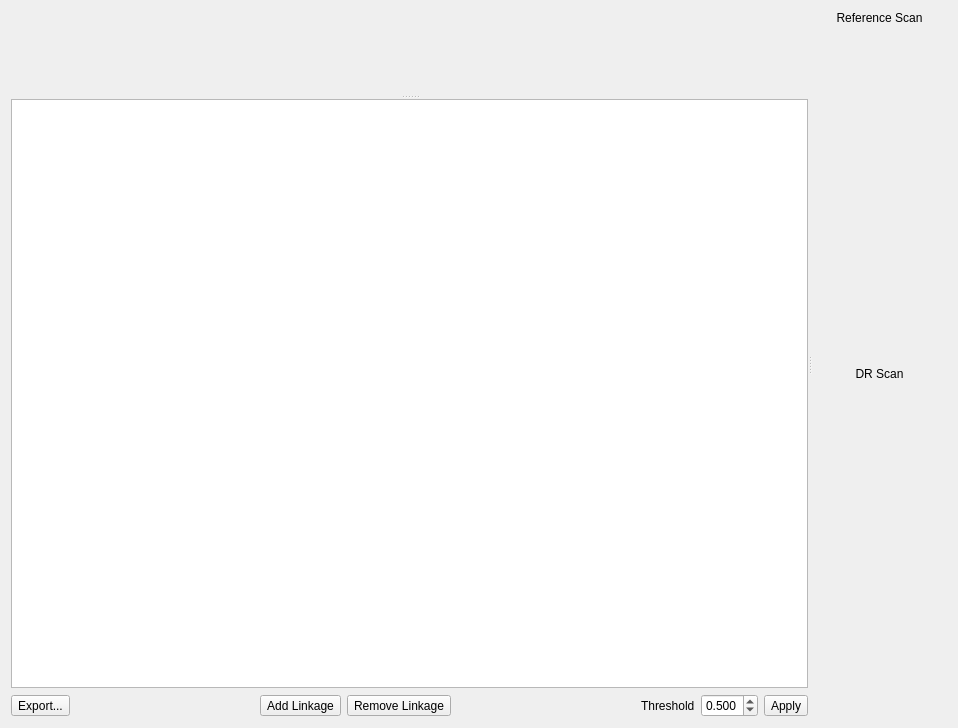
<?xml version="1.0" encoding="UTF-8"?>
<ui version="4.0">
 <class>AmdorWidget</class>
 <widget class="QWidget" name="AmdorWidget">
  <property name="geometry">
   <rect>
    <x>0</x>
    <y>0</y>
    <width>958</width>
    <height>728</height>
   </rect>
  </property>
  <property name="windowTitle">
   <string>AMDOR</string>
  </property>
  <layout class="QVBoxLayout" name="verticalLayout_5">
   <item>
    <widget class="QSplitter" name="splitter_2">
     <property name="orientation">
      <enum>Qt::Horizontal</enum>
     </property>
     <widget class="QSplitter" name="splitter">
      <property name="orientation">
       <enum>Qt::Vertical</enum>
      </property>
      <widget class="AmdorPlot" name="amdorPlot" native="true"/>
      <widget class="QWidget" name="layoutWidget">
       <layout class="QVBoxLayout" name="verticalLayout_3">
        <item>
         <widget class="QTableView" name="amdorDataTable">
          <property name="font">
           <font>
            <pointsize>9</pointsize>
           </font>
          </property>
          <property name="editTriggers">
           <set>QAbstractItemView::NoEditTriggers</set>
          </property>
          <property name="alternatingRowColors">
           <bool>true</bool>
          </property>
          <property name="selectionMode">
           <enum>QAbstractItemView::SingleSelection</enum>
          </property>
          <property name="selectionBehavior">
           <enum>QAbstractItemView::SelectRows</enum>
          </property>
          <property name="gridStyle">
           <enum>Qt::NoPen</enum>
          </property>
          <property name="sortingEnabled">
           <bool>true</bool>
          </property>
          <property name="cornerButtonEnabled">
           <bool>false</bool>
          </property>
          <attribute name="horizontalHeaderVisible">
           <bool>true</bool>
          </attribute>
          <attribute name="horizontalHeaderCascadingSectionResizes">
           <bool>true</bool>
          </attribute>
          <attribute name="horizontalHeaderHighlightSections">
           <bool>false</bool>
          </attribute>
          <attribute name="verticalHeaderVisible">
           <bool>false</bool>
          </attribute>
          <attribute name="verticalHeaderShowSortIndicator" stdset="0">
           <bool>false</bool>
          </attribute>
         </widget>
        </item>
        <item>
         <layout class="QHBoxLayout" name="horizontalLayout_2">
          <item>
           <widget class="QToolButton" name="exportButton">
            <property name="text">
             <string>Export...</string>
            </property>
            <property name="icon">
             <iconset resource="icons.qrc">
              <normaloff>:/icons/export.png</normaloff>:/icons/export.png</iconset>
            </property>
            <property name="iconSize">
             <size>
              <width>20</width>
              <height>20</height>
             </size>
            </property>
            <property name="toolButtonStyle">
             <enum>Qt::ToolButtonTextBesideIcon</enum>
            </property>
           </widget>
          </item>
          <item>
           <spacer name="horizontalSpacer">
            <property name="orientation">
             <enum>Qt::Horizontal</enum>
            </property>
            <property name="sizeHint" stdset="0">
             <size>
              <width>40</width>
              <height>20</height>
             </size>
            </property>
           </spacer>
          </item>
          <item>
           <widget class="QToolButton" name="addLinkButton">
            <property name="text">
             <string>Add Linkage</string>
            </property>
            <property name="icon">
             <iconset resource="icons.qrc">
              <normaloff>:/icons/add-link.png</normaloff>:/icons/add-link.png</iconset>
            </property>
            <property name="iconSize">
             <size>
              <width>20</width>
              <height>20</height>
             </size>
            </property>
            <property name="toolButtonStyle">
             <enum>Qt::ToolButtonTextBesideIcon</enum>
            </property>
           </widget>
          </item>
          <item>
           <widget class="QToolButton" name="removeLinkButton">
            <property name="text">
             <string>Remove Linkage</string>
            </property>
            <property name="icon">
             <iconset resource="icons.qrc">
              <normaloff>:/icons/remove-link.png</normaloff>:/icons/remove-link.png</iconset>
            </property>
            <property name="iconSize">
             <size>
              <width>20</width>
              <height>20</height>
             </size>
            </property>
            <property name="toolButtonStyle">
             <enum>Qt::ToolButtonTextBesideIcon</enum>
            </property>
           </widget>
          </item>
          <item>
           <spacer name="horizontalSpacer_2">
            <property name="orientation">
             <enum>Qt::Horizontal</enum>
            </property>
            <property name="sizeHint" stdset="0">
             <size>
              <width>40</width>
              <height>20</height>
             </size>
            </property>
           </spacer>
          </item>
          <item>
           <widget class="QLabel" name="label_3">
            <property name="text">
             <string>Threshold</string>
            </property>
           </widget>
          </item>
          <item>
           <widget class="QDoubleSpinBox" name="thresholdBox">
            <property name="decimals">
             <number>3</number>
            </property>
            <property name="minimum">
             <double>0.001000000000000</double>
            </property>
            <property name="maximum">
             <double>0.999000000000000</double>
            </property>
            <property name="singleStep">
             <double>0.050000000000000</double>
            </property>
            <property name="value">
             <double>0.500000000000000</double>
            </property>
           </widget>
          </item>
          <item>
           <widget class="QToolButton" name="applyThresholdButton">
            <property name="text">
             <string>Apply</string>
            </property>
            <property name="icon">
             <iconset resource="icons.qrc">
              <normaloff>:/icons/threshold.png</normaloff>:/icons/threshold.png</iconset>
            </property>
            <property name="iconSize">
             <size>
              <width>20</width>
              <height>20</height>
             </size>
            </property>
            <property name="toolButtonStyle">
             <enum>Qt::ToolButtonTextBesideIcon</enum>
            </property>
           </widget>
          </item>
         </layout>
        </item>
       </layout>
      </widget>
     </widget>
     <widget class="QWidget" name="">
      <layout class="QVBoxLayout" name="verticalLayout_4">
       <item>
        <layout class="QVBoxLayout" name="verticalLayout" stretch="0,1">
         <item>
          <widget class="QLabel" name="label">
           <property name="text">
            <string>Reference Scan</string>
           </property>
           <property name="alignment">
            <set>Qt::AlignCenter</set>
           </property>
          </widget>
         </item>
         <item>
          <widget class="AnalysisWidget" name="refPlot" native="true"/>
         </item>
        </layout>
       </item>
       <item>
        <layout class="QVBoxLayout" name="verticalLayout_2" stretch="0,1">
         <item>
          <widget class="QLabel" name="label_2">
           <property name="text">
            <string>DR Scan</string>
           </property>
           <property name="alignment">
            <set>Qt::AlignCenter</set>
           </property>
          </widget>
         </item>
         <item>
          <widget class="AnalysisWidget" name="drPlot" native="true"/>
         </item>
        </layout>
       </item>
      </layout>
     </widget>
    </widget>
   </item>
  </layout>
 </widget>
 <customwidgets>
  <customwidget>
   <class>AnalysisWidget</class>
   <extends>QWidget</extends>
   <header>analysiswidget.h</header>
   <container>1</container>
  </customwidget>
  <customwidget>
   <class>AmdorPlot</class>
   <extends>QWidget</extends>
   <header>amdorplot.h</header>
   <container>1</container>
  </customwidget>
 </customwidgets>
 <resources>
  <include location="icons.qrc"/>
 </resources>
 <connections/>
</ui>
